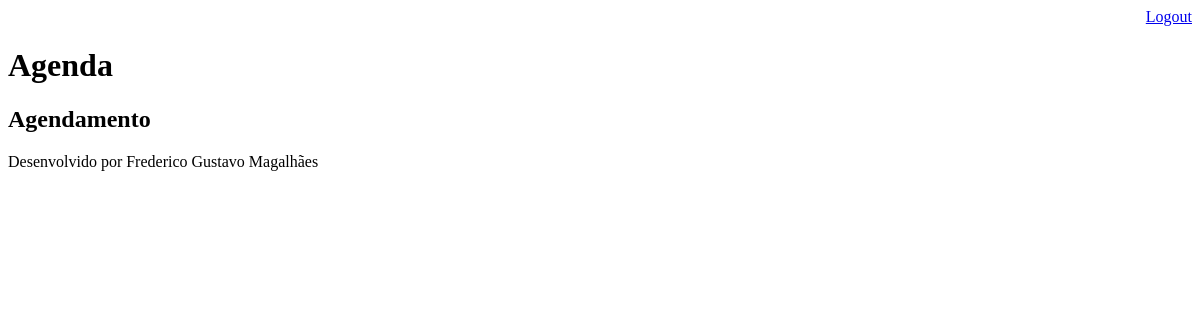
The page /agenda/ (signed in) on the database as committed earlier.
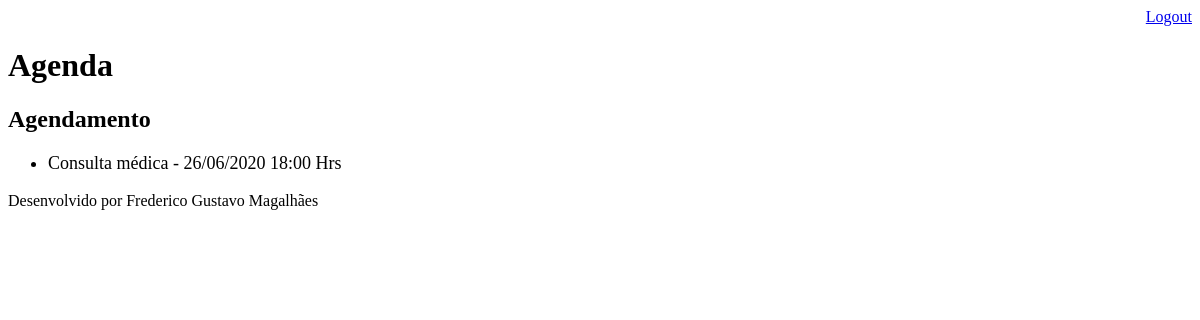
The same page on the database as committed later.
### core/models.py (models this page shows, shortened)
class Evento(models.Model):
    titulo = models.CharField(max_length=100)
    descricao = models.TextField(blank=True, null=True)
    data_evento = models.DateTimeField(verbose_name='Data do Evento')
    data_criacao = models.DateTimeField(auto_now=True)
    usuario = models.ForeignKey(User, on_delete=models.CASCADE)
    class Meta:
        db_table = 'evento'
    def get_data_evento(self):
        return self.data_evento.strftime('%d/%m/%Y %H:%M Hrs')

### core/views.py (the view)
# urls.py: path('agenda/', views.lista_eventos),
@login_required(login_url='/login/')
def lista_eventos(request):
    usuario = request.user
    evento = Evento.objects.filter(usuario=usuario)
    dados = {'eventos': evento}
    return render(request, 'agenda.html', dados)

### templates/agenda.html
{% extends "model-page.html" %}
{% block content %}
    <h2>Agendamento</h2>
    <ul style="font-size: 18px">
    {% for evento in eventos %}
        <li>{{ evento.titulo }} - {{ evento.get_data_evento }}</li>
    {% endfor %}
    </ul>
{% endblock %}

Rows that differ between the two databases and show on the page:
added Evento: titulo "Consulta médica", get_data_evento "26/06/2020 18:00 Hrs"
